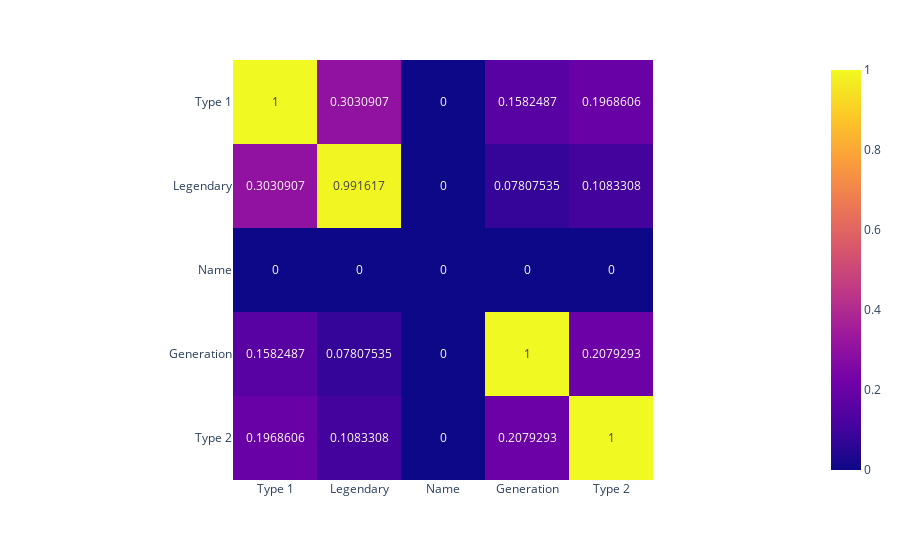

Notebook cell for this chart:
### Markdown cell above
## Heatmaps for qualitative correlations

### Code cell
from dfcorrs.cramersvcorr import Cramers
cram=Cramers()
cram.corr(df_pokemon)
cram.corr(df_pokemon, plot_htmp=True)

### Figure 1 — Plotly figure (JSON) as saved in the notebook; plotly's stock layout.template omitted (floating-point values rounded to 4 significant figures)
{"data": [{"coloraxis": "coloraxis", "hovertemplate": "x: %{x}<br>y: %{y}<br>color: %{z}<extra></extra>", "name": "0", "texttemplate": "%{z}", "type": "heatmap", "x": ["Type 1", "Legendary", "Name", "Generation", "Type 2"], "xaxis": "x", "y": ["Type 1", "Legendary", "Name", "Generation", "Type 2"], "yaxis": "y", "z": [[1.0, 0.3031, 0.0, 0.1582, 0.1969], [0.3031, 0.9916, 0.0, 0.07808, 0.1083], [0.0, 0.0, 0.0, 0.0, 0.0], [0.1582, 0.07808, 0.0, 1.0, 0.2079], [0.1969, 0.1083, 0.0, 0.2079, 1.0]]}], "layout": {"coloraxis": {"colorscale": [[0, "#0d0887"], [0.1111, "#46039f"], [0.2222, "#7201a8"], [0.3333, "#9c179e"], [0.4444, "#bd3786"], [0.5556, "#d8576b"], [0.6667, "#ed7953"], [0.7778, "#fb9f3a"], [0.8889, "#fdca26"], [1, "#f0f921"]]}, "margin": {"t": 60}, "xaxis": {"anchor": "y", "constrain": "domain", "domain": [0, 1], "scaleanchor": "y"}, "yaxis": {"anchor": "x", "autorange": "reversed", "constrain": "domain", "domain": [0, 1]}}}
